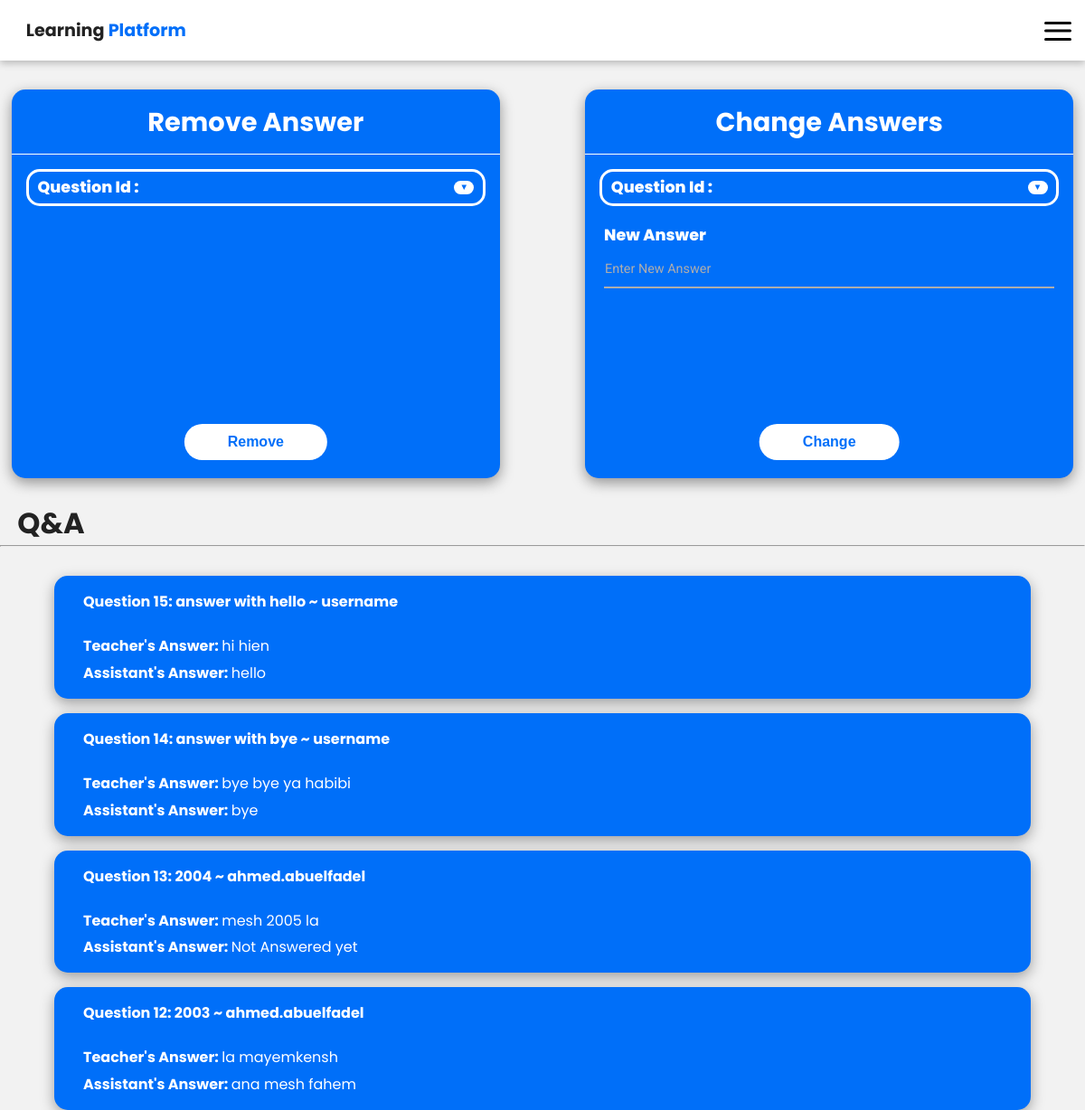
The app's page /changemyanswer.php (signed in) with its own data.
### tables this page shows
CREATE TABLE `questions` (
  `QuestionID` int(11) NOT NULL,
  `Question` varchar(250) NOT NULL,
  `User` varchar(250) NOT NULL,
  `Answer` varchar(250) NOT NULL DEFAULT 'Not Answered yet',
  `Assistant` varchar(250) NOT NULL DEFAULT 'NA',
  `Answered` bit(1) NOT NULL DEFAULT b'0',
  `TeacherAnswer` varchar(255) NOT NULL DEFAULT 'Not Answered yet',
  `TeacherAnswered` bit(1) NOT NULL DEFAULT b'0'
);

### changemyanswer.php (the view, shortened to what this page needs)
<html lang="en">
<head>
    <link rel="stylesheet" href="styles.css">
</head>
<body>
    <?php
        $li = false;
        if(isset($_SESSION['assistantloggedin'])){
            $li = $_SESSION['assistantloggedin'];}
        if($li){
            $u = $_SESSION['assistant'];
            include "configusers.php";
            $getques2 = $db->query("SELECT * FROM questions WHERE `Assistant` = '$u'"); ?>
                <div class="container">
            <div class="segment">
            <h1 class="title">Remove Answer</h1>
            <div class="line"></div>
            <form method="POST" enctype="multipart/form-data">
                <div class="drop-down" id="drop-down">
                    <div class="name" id="assign-drop">Question Id : <span id="selected-drop"></span></div>
                    <div id="drop-button">▼</div>
                </div>
                <input type="submit" name="removesubmit" value="Remove" class="submit">
            </form>
            </div>
<div class="segment">
    <h1 class="title" id="change-ans">Change Answers</h1>
    <div class="line"></div>
    <form method="POST" enctype="multipart/form-data">
        <div class="drop-down" id="drop-down2">
            <div class="name" id="assign-drop">Question Id : <span id="selected-drop2"></span></div>
            <div id="drop-button">▼</div>
        </div>
        <div class="after-drop">
            <div class="name">New Answer</div>
            <div class="text-field">
                <input type="text" required name="newans" placeholder="Enter New Answer">
            </div>
        </div>
        <input type="submit" name="changesubmit" value="Change" class="submit">
    </form>
</div>
</div>
            <?php
            $viewqssql = "SELECT * FROM questions WHERE `Assistant` = '$u' ORDER BY QuestionID DESC";
            $res = mysqli_query($db, $viewqssql);
            $resultCheck = mysqli_num_rows($res);
            if($resultCheck>0){
                echo "<h1 class='table-title'>Q&A</h1>
                <hr>";
                echo "<div class='all-quest'>";
                while ($row = mysqli_fetch_assoc($res)){
                    echo "<div class='qa-cont'>";
                    echo "<div class='question'><span class='quest-title'>Question ".$row['QuestionID'].": </span>";                    echo $row['Question'];
                    echo " ~ ".$row['User'];
                    echo "</div>";
                    echo "<div class='answer-teacher'><span class='answer-teacher-title'>Teacher's Answer: </span>";
                    echo $row['TeacherAnswer'];
                    echo "</div>";
                    echo "<div class='answer-assistant'><span class='answer-assistant-title'>Assistant's Answer: </span>";
                    echo $row['Answer'];
                    echo "</div>";
                    echo "</div>";
                }
                echo "</div>";
            } else {
                echo "<div class='pop-up'>Empty</div>";
            }
        }else{
            echo "Access denied<br>";
            echo '<a href="signin.php">Go Home</a><br>';;
        }
        ?>
</body>
</html>

### styles.css (style rules this page uses)
:root { --background-color: #F2F2F2; --dark-grey:#222222; --light-grey: #dddddd; --primary-color: #006ff9; --secondary-color: #005ff3; --primary-color-light: #85bcff; }
* { margin: 0; padding: 0; box-sizing: border-box; }
body { font-family: "Poppins"; min-width: 370px; max-height: 900px; overflow-x: hidden; }
.container { margin:2em 0.8em 0 0.8em; display: flex; justify-content: space-between; }
.segment { position: relative; color: white; width: 45vw; height:350px; background-color: #006ff9; border-radius: 15px; margin: 0; padding: 0; box-shadow: rgba(0, 0, 0, 0.4) 0px 5px 15px; }
.title { font-size: 1.5rem; position: relative; text-align: center; margin-top: 0.5em; margin-bottom: 0; }
.line { height: 1px; background-color: white; margin-top: 0.8em; }
form .text-field { position: relative; border-bottom: 2px solid #adadad; margin-top: 0; margin-bottom: 1em; }
form { padding: 1em; }
.text-field input { color: white; width: 100%; height: 25px; padding: 0 1px; font-size: 16px; border:none; background:none; outline: none; margin: 0; }
::placeholder { font-size: 0.7rem; font-family: "Roboto"; color: #adadad; }
.name { font-size: 0.8em; font-weight: 800; }
.after-drop { margin:1.2em 0.3em }
.submit { color: var(--primary-color); border: none; font-size: 0.8em; font-weight: bold; border-radius: 25px; padding: 0.7em 3em; background-color: white; cursor: pointer; position: absolute; left:50%; transform: translateX(-50%); bottom:20px; margin-top: 1em; }
.drop-down { border: 3px solid white; padding: 0.3em 0.6em; border-radius: 15px; display: flex; justify-content: space-between; align-items: center; cursor: pointer; }
.drop-down #drop-button { display: flex; justify-content: center; color: var(--primary-color); background-color: white; font-size: 0.6em; font-weight: bold; border-radius: 25px; border: none; height: 15px; width: 22px; }
#assign-drop { font-size: 0.65em; }
.table-title { margin: 0.8em 0 0 0.6em; padding: 0; }
.all-quest { margin-top: 2em; }
.qa-cont { position: relative; color: white; width: 90vw; background-color: #006ff9; border-radius: 15px; box-shadow: rgba(0, 0, 0, 0.35) 0px 5px 15px; padding: 1em 2em; margin: 1em auto; }
.quest-title, .answer-teacher-title, .answer-assistant-title { font-weight: bold; }
.question { font-size: 1em; font-weight: bold; margin-bottom: 1.5em; }
.answer-teacher { font-size: 1em; margin-bottom: 0.3em; }
@media screen and (min-width: 600px) { .title { font-size: 1.8em; } }
@media screen and (min-width: 600px) { .segment { height: 430px; } }
@media screen and (min-width: 600px) { .name { font-size: 1.1em; } }
@media screen and (min-width: 600px) { .drop-down .name { font-size: 1.1em; } }
@media screen and (min-width: 600px) { #assign-drop { font-size: 1.1em; } }
@media screen and (min-width: 600px) { .text-field input { margin-top: 0.2em; height: 40px; } }
@media screen and (min-width: 600px) { ::placeholder { font-size: 0.9em; } }
@media screen and (min-width: 600px) { .submit { font-size: 1em; } }

### nav-style.css (style rules this page uses)
:root { --background-color: #F2F2F2; --dark-grey:#222222; --light-grey: #272727; --primary-color: #006ff9; --secondary-color: #005ff3; }
* { margin: 0; padding: 0; }
body { font-family: "Poppins"; background-color: var(--background-color); color: var(--dark-grey); min-width: 370px; overflow-x: hidden; }
.nav { display: flex; padding: 0; background-color: white; -webkit-box-shadow: rgba(0, 0, 0, 0.24) 0px 3px 8px; box-shadow: rgba(0, 0, 0, 0.24) 0px 3px 8px; align-items: center; }
.nav .logo { margin: 1em 1.5em; font-size: 1.2em; }
.nav .logo span { color:#006ff9; }
* { margin:0; padding:0; box-sizing:border-box; }
.menu { z-index: 999; width:40px; height:40px; border-radius:5px; cursor:pointer; margin: 10px; display: flex; justify-content: center; align-items: center; margin-left:auto; }
.menu div { width:30px; height:30px; position: relative; }
.menu span { width:30px; background:black; height:3px; border-radius:5px; display:block; position: absolute; top: 50%; left: 50%; transform: translate(-50%, -50%); transition: transform 0.5s, width 0.5s; }
.menu #line1 { transform: translate(-50%,-10px); }
.menu #line3 { transform: translate(-50%,8px); }

### records on screen
questions: QuestionID "15", Question "answer with hello", User "username", TeacherAnswer "hi hien", Answer "hello"
questions: QuestionID "14", Question "answer with bye", User "username", TeacherAnswer "bye bye ya habibi", Answer "bye"
questions: QuestionID "13", Question "2004", User "ahmed.abuelfadel", TeacherAnswer "mesh 2005 la", Answer "Not Answered yet"
questions: QuestionID "12", Question "2003", User "ahmed.abuelfadel", TeacherAnswer "la mayemkensh", Answer "ana mesh fahem"
